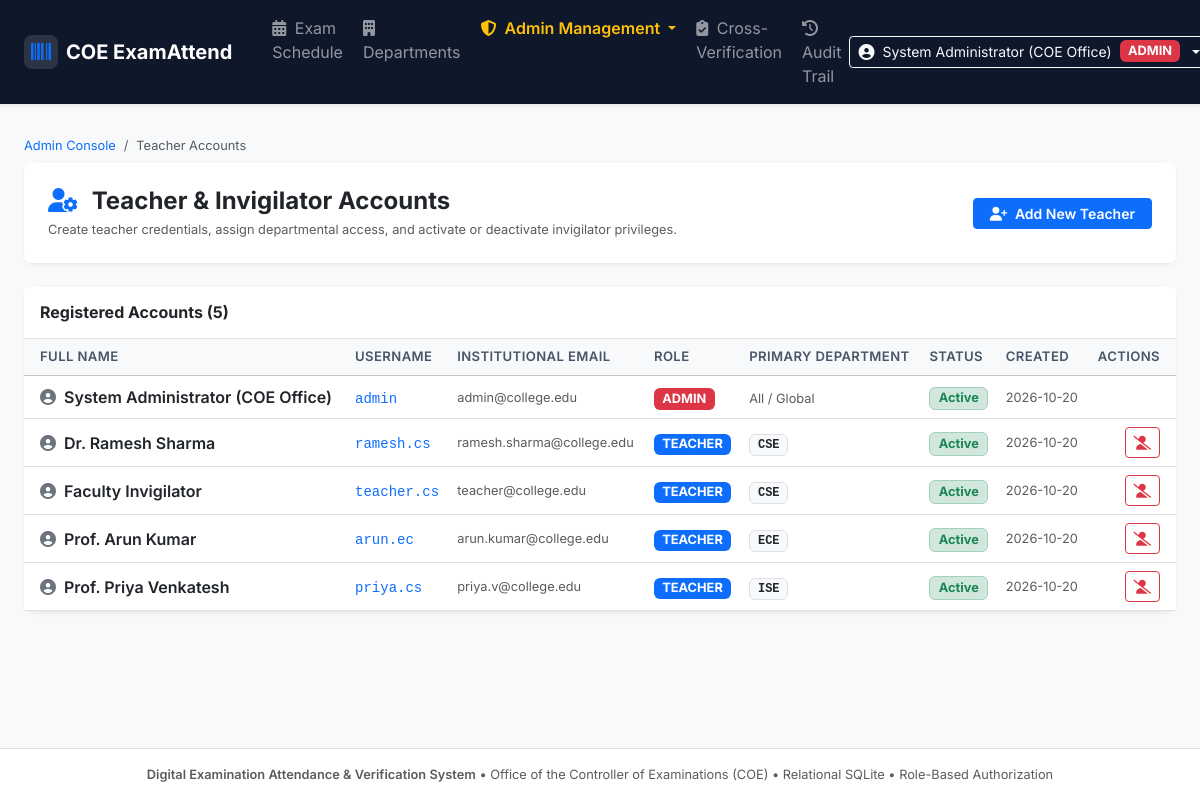
Page /admin/users (signed in) on the committed database.
### tables this page shows
CREATE TABLE users (
        id INTEGER PRIMARY KEY AUTOINCREMENT,
        username TEXT UNIQUE NOT NULL,
        email TEXT UNIQUE NOT NULL,
        password_hash TEXT NOT NULL,
        full_name TEXT NOT NULL,
        role TEXT NOT NULL CHECK(role IN ('ADMIN', 'TEACHER')),
        department_id INTEGER,
        is_active INTEGER DEFAULT 1,
        created_at TEXT DEFAULT CURRENT_TIMESTAMP,
        FOREIGN KEY (department_id) REFERENCES departments(id)
    );

CREATE TABLE departments (
        id INTEGER PRIMARY KEY AUTOINCREMENT,
        code TEXT UNIQUE NOT NULL,
        name TEXT NOT NULL,
        created_at TEXT DEFAULT CURRENT_TIMESTAMP
    );

### app.py (the view)
@app.route('/admin/users')
@admin_required
def admin_users_list():
    conn = get_db()
    cursor = conn.cursor()
    cursor.execute('''
        SELECT u.*, d.code as dept_code
        FROM users u
        LEFT JOIN departments d ON u.department_id = d.id
        ORDER BY u.role ASC, u.full_name ASC
    ''')
    users = [dict(row) for row in cursor.fetchall()]
    cursor.execute('SELECT id, code, name FROM departments ORDER BY code ASC')
    departments = [dict(row) for row in cursor.fetchall()]
    conn.close()
    return render_template('admin/admin_users.html', users=users, departments=departments)

### app.py (called while the page is built)
@app.context_processor
def inject_globals():
    return {
        'get_ist_now': get_ist_now
    }

def admin_required(f):
    @wraps(f)
    def decorated_function(*args, **kwargs):
        if not session.get('user_id'):
            if request.path.startswith('/api/'):
                return jsonify({'success': False, 'message': 'Authentication required.'}), 401
            return redirect(url_for('login', next=request.path))
        if session.get('role') != 'ADMIN':
            if request.path.startswith('/api/'):
                return jsonify({'success': False, 'message': 'Administrative privileges required.'}), 403
            flash('Access denied: Administrative privileges required.', 'danger')
            return redirect(url_for('departments_view'))
        return f(*args, **kwargs)
    return decorated_function

### database.py (called while the page is built)
def get_db(db_path=None):
    path = db_path or DB_PATH
    conn = sqlite3.connect(path, timeout=30.0)
    try:
        conn.execute("PRAGMA journal_mode=WAL;")
    except Exception:
        pass
    conn.execute("PRAGMA busy_timeout=15000;")
    conn.execute("PRAGMA foreign_keys=ON;")
    conn.row_factory = sqlite3.Row
    return conn

### templates/admin/admin_users.html (shortened to what this page needs)
{% extends 'base.html' %}
{% block content %}
<div class="container-fluid px-3 px-md-4">
    <nav aria-label="breadcrumb" class="mb-2">
        <ol class="breadcrumb fs-7 mb-1">
            <li class="breadcrumb-item"><a href="/admin" class="text-decoration-none">Admin Console</a></li>
            <li class="breadcrumb-item active" aria-current="page">Teacher Accounts</li>
        </ol>
    </nav>
    <div class="card mb-4 border-0 shadow-sm">
        <div class="card-body p-4 bg-white rounded-3">
            <div class="d-flex flex-wrap align-items-center justify-content-between gap-3">
                <div>
                    <h4 class="fw-bold mb-1 text-dark"><i class="fa-solid fa-user-gear text-primary me-2"></i> Teacher & Invigilator Accounts</h4>
                    <p class="text-muted fs-7 mb-0">
                        Create teacher credentials, assign departmental access, and activate or deactivate invigilator privileges.
                    </p>
                </div>
                <button class="btn btn-primary btn-sm px-3 fw-semibold" data-bs-toggle="modal" data-bs-target="#createTeacherModal">
                    <i class="fa-solid fa-user-plus me-1"></i> Add New Teacher
                </button>
            </div>
        </div>
    </div>
    <div class="card border-0 shadow-sm bg-white">
        <div class="card-header bg-white py-3 border-bottom d-flex align-items-center justify-content-between">
            <h6 class="fw-bold mb-0 text-dark">Registered Accounts ({{ users|length }})</h6>
        </div>
        <div class="card-body p-0">
            <div class="table-responsive">
                <table class="table table-hover align-middle mb-0">
                    <thead class="table-light">
                        <tr>
                            <th class="ps-3">Full Name</th>
                            <th>Username</th>
                            <th>Institutional Email</th>
                            <th>Role</th>
                            <th>Primary Department</th>
                            <th>Status</th>
                            <th>Created</th>
                            <th class="text-end pe-3">Actions</th>
                        </tr>
                    </thead>
                    <tbody>
                        {% for u in users %}
                        <tr>
                            <td class="ps-3 fw-semibold text-dark">
                                <i class="fa-solid fa-circle-user text-secondary me-2"></i>{{ u.full_name }}
                            </td>
                            <td><code class="text-primary font-monospace">{{ u.username }}</code></td>
                            <td class="text-muted fs-7">{{ u.email }}</td>
                            <td>
                                {% if u.role == 'ADMIN' %}
                                    <span class="badge bg-danger text-white fs-7">ADMIN</span>
                                {% else %}
                                    <span class="badge bg-primary text-white fs-7">TEACHER</span>
                                {% endif %}
                            </td>
                            <td>
                                {% if u.dept_code %}
                                    <span class="badge bg-light text-dark border font-monospace">{{ u.dept_code }}</span>
                                {% else %}
                                    <span class="text-muted fs-7">All / Global</span>
                                {% endif %}
                            </td>
                            <td>
                                {% if u.is_active %}
                                    <span class="badge bg-success-subtle text-success border border-success-subtle fs-7">Active</span>
                                {% else %}
                                    <span class="badge bg-danger-subtle text-danger border border-danger-subtle fs-7">Deactivated</span>
                                {% endif %}
                            </td>
                            <td class="text-muted fs-7">{{ u.created_at[:10] if u.created_at else '-' }}</td>
                            <td class="text-end pe-3">
                                {% if u.role != 'ADMIN' %}
                                <form method="POST" action="/admin/users/{{ u.id }}/toggle" style="display:inline;">
                                    {% if u.is_active %}
                                    <button type="submit" class="btn btn-outline-danger btn-sm" title="Deactivate Account" onclick="return confirm('Deactivate account for {{ u.username }}?')">
                                        <i class="fa-solid fa-user-slash"></i>
                                    </button>
                                    {% else %}
                                    <button type="submit" class="btn btn-outline-success btn-sm" title="Activate Account">
                                        <i class="fa-solid fa-user-check"></i>
                                    </button>
                                    {% endif %}
                                </form>
                                {% endif %}
                            </td>
                        </tr>
                        {% endfor %}
                    </tbody>
                </table>
            </div>
        </div>
    </div>
</div>
{% endblock %}

### templates/base.html (shortened to what this page needs)
<!DOCTYPE html>
<html lang="en">
<head>
    <link href="https://cdn.jsdelivr.net/npm/bootstrap@5.3.3/dist/css/bootstrap.min.css" rel="stylesheet">
    <link rel="stylesheet" href="https://cdnjs.cloudflare.com/ajax/libs/font-awesome/6.5.2/css/all.min.css">
    <link rel="stylesheet" href="/static/css/style.css">
</head>
<body class="bg-light d-flex flex-column min-vh-100">
    {% if session.get('user_id') %}
    <nav class="navbar navbar-expand-lg navbar-dark bg-navy shadow-sm sticky-top">
        <div class="container-fluid px-3 px-md-4">
            <a class="navbar-brand d-flex align-items-center gap-2 fw-bold" href="/departments">
                <div class="brand-icon-box">
                    <i class="fa-solid fa-barcode text-primary"></i>
                </div>
                <span>COE ExamAttend</span>
            </a>
            <div class="collapse navbar-collapse" id="navMenu">
                <ul class="navbar-nav me-auto mb-2 mb-lg-0 gap-1 ms-lg-3">
                    <li class="nav-item">
                        <a class="nav-link {% if request.path == '/exams' %}active fw-semibold text-white{% endif %}" href="/exams">
                            <i class="fa-solid fa-calendar-days me-1"></i> Exam Schedule
                        </a>
                    </li>
                    <li class="nav-item">
                        <a class="nav-link {% if (request.path.startswith('/departments') or request.path == '/') and request.path != '/exams' %}active fw-semibold text-white{% endif %}" href="/departments">
                            <i class="fa-solid fa-building me-1"></i> Departments
                        </a>
                    </li>
                    {% if session.get('role') == 'ADMIN' %}
                    <li class="nav-item dropdown">
                        <a class="nav-link dropdown-toggle text-warning fw-semibold {% if request.path.startswith('/admin') %}active{% endif %}" href="#" role="button" data-bs-toggle="dropdown">
                            <i class="fa-solid fa-shield-halved me-1"></i> Admin Management
                        </a>
                    </li>
                    {% endif %}
                    <li class="nav-item">
                        <a class="nav-link {% if request.path == '/evaluator' %}active fw-semibold text-white{% endif %}" href="/evaluator">
                            <i class="fa-solid fa-clipboard-check me-1"></i> Cross-Verification
                        </a>
                    </li>
                    <li class="nav-item">
                        <a class="nav-link {% if request.path == '/audit' %}active fw-semibold text-white{% endif %}" href="/audit">
                            <i class="fa-solid fa-clock-rotate-left me-1"></i> Audit Trail
                        </a>
                    </li>
                </ul>
                <div class="d-flex align-items-center flex-wrap gap-2 mt-2 mt-lg-0">
                    <div class="dropdown">
                        <button class="btn btn-outline-light btn-sm dropdown-toggle d-flex align-items-center gap-2" type="button" data-bs-toggle="dropdown">
                            <i class="fa-solid fa-user-circle fs-6"></i>
                            <span class="d-none d-sm-inline">{{ session.get('full_name', 'User') }}</span>
                            {% if session.get('role') == 'ADMIN' %}
                                <span class="badge bg-danger text-white fs-7">ADMIN</span>
                            {% else %}
                                <span class="badge bg-primary text-white fs-7">INVIGILATOR</span>
                            {% endif %}
                        </button>
                    </div>
                </div>
            </div>
        </div>
    </nav>
    {% endif %}
    <main class="py-3 flex-grow-1">
        {% block content %}{% endblock %}
    </main>
    <footer class="footer mt-auto py-3 bg-white border-top text-center text-muted fs-7">
        <div class="container">
            <span class="fw-semibold">Digital Examination Attendance & Verification System</span> &bull;
            Office of the Controller of Examinations (COE) &bull; Relational SQLite &bull; Role-Based Authorization
        </div>
    </footer>
</body>
</html>

### static/css/style.css (style rules this page uses)
:root { --navy-blue: #0f172a; --navy-surface: #1e293b; --primary-blue: #2563eb; --emerald-green: #059669; --crimson-red: #dc2626; --amber-warning: #d97706; }
body { font-family: 'Inter', system-ui, -apple-system, sans-serif; color: #1e293b; background-color: #f8fafc; }
.bg-navy { background-color: var(--navy-blue) !important; }
.brand-icon-box { width: 34px; height: 34px; background: rgba(255, 255, 255, 0.12); display: inline-flex; align-items: center; justify-content: center; border-radius: 8px; }
.fs-7 { font-size: 0.8rem !important; }
.card { border-radius: 12px; border: 1px solid #e2e8f0; }
.card-header { border-bottom: 1px solid #e2e8f0; }
.table thead th { font-weight: 600; font-size: 0.82rem; text-transform: uppercase; letter-spacing: 0.03em; color: #475569; }

### rows in the picture
users: get "System Administrator (COE Office)", full_name "System Administrator (COE Office)", username "admin", email "admin@college.edu", role "ADMIN", shows "All / Global", is_active "Active", created_at "2026-10-20"
users: full_name "Dr. Ramesh Sharma", username "ramesh.cs", email "ramesh.sharma@college.edu", role "TEACHER", dept_code "CSE", is_active "Active", created_at "2026-10-20"
users: full_name "Faculty Invigilator", username "teacher.cs", email "teacher@college.edu", role "TEACHER", dept_code "CSE", is_active "Active", created_at "2026-10-20"
users: full_name "Prof. Arun Kumar", username "arun.ec", email "arun.kumar@college.edu", role "TEACHER", dept_code "ECE", is_active "Active", created_at "2026-10-20"
users: full_name "Prof. Priya Venkatesh", username "priya.cs", email "priya.v@college.edu", role "TEACHER", dept_code "ISE", is_active "Active", created_at "2026-10-20"

### other values in the picture
{{ users|length }} "5"
